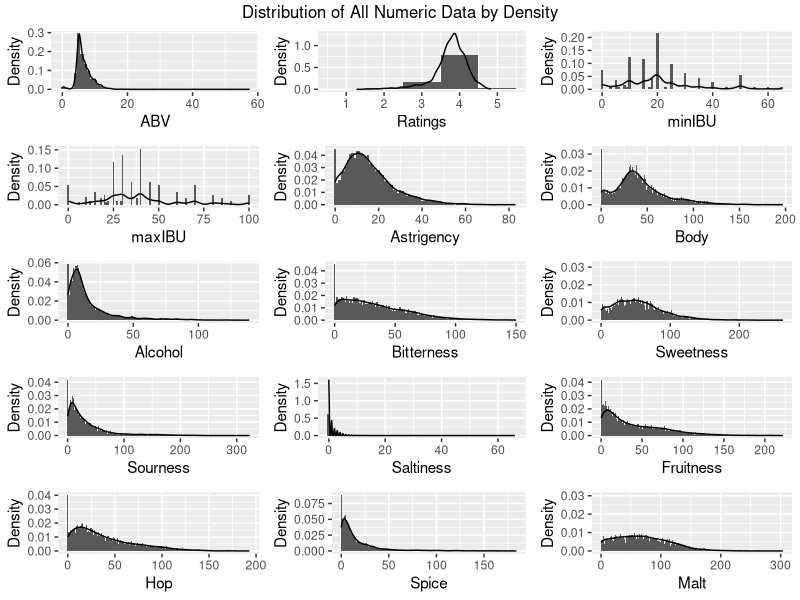
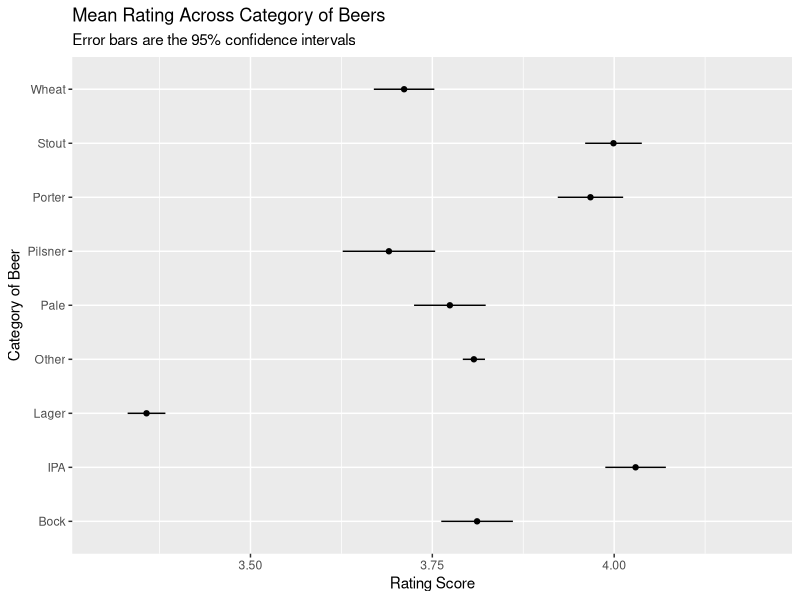
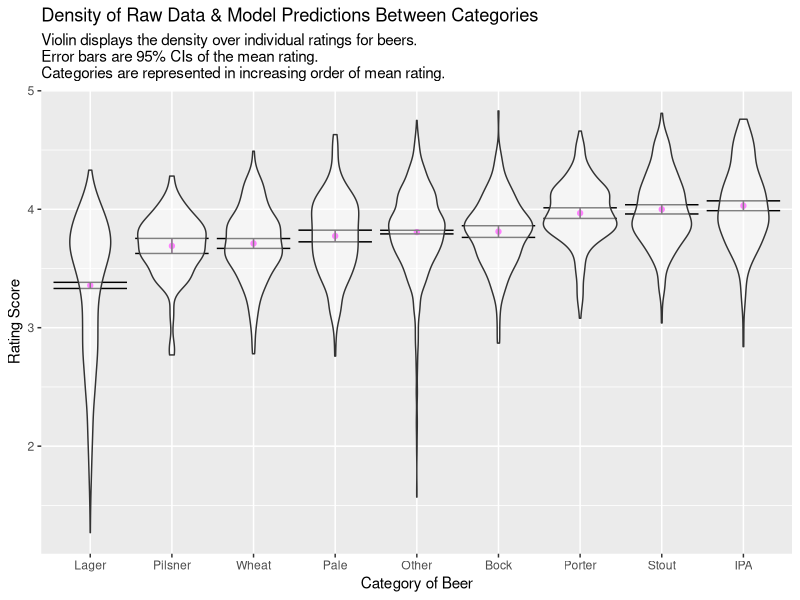
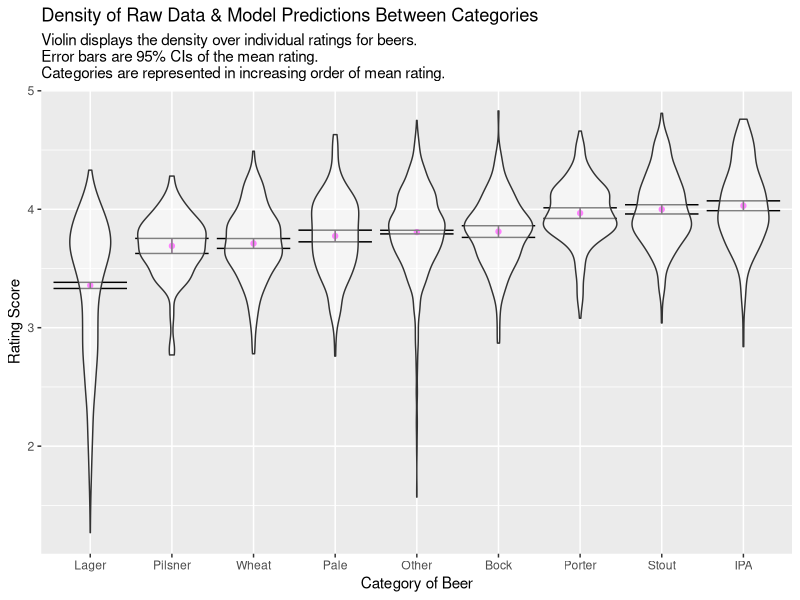
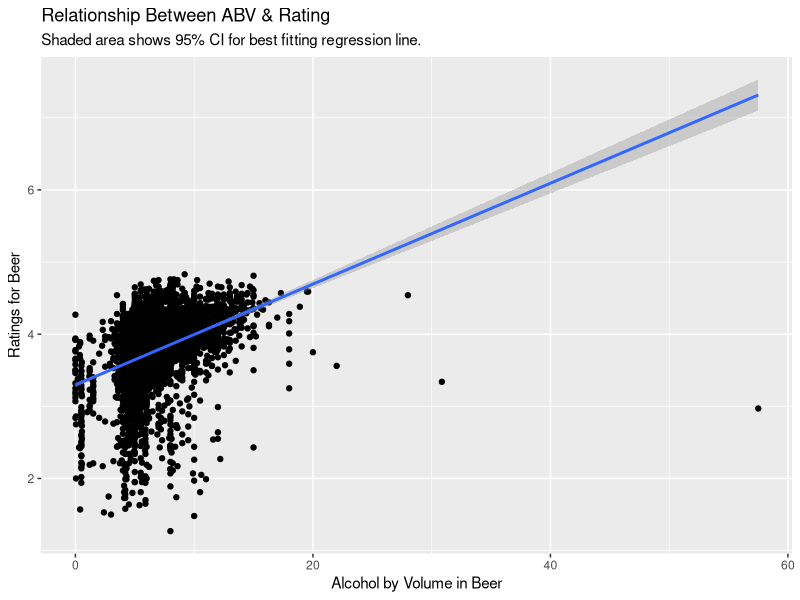
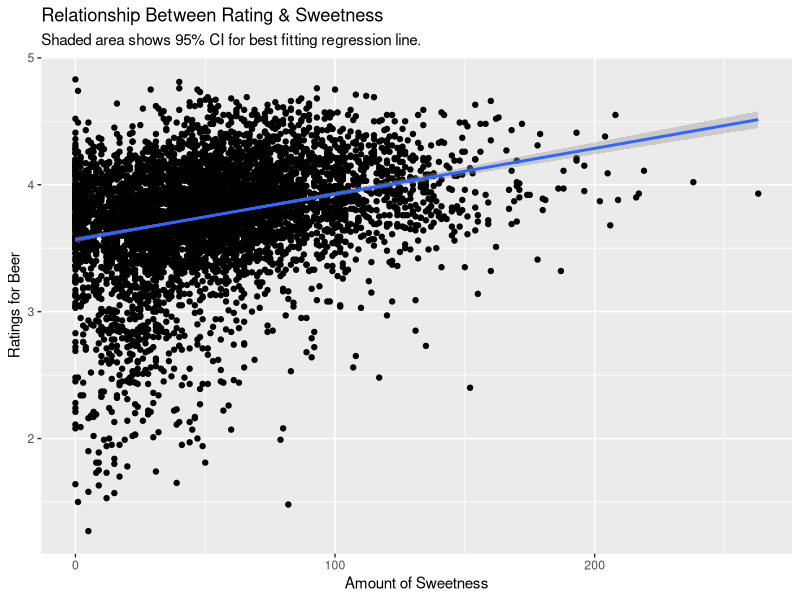
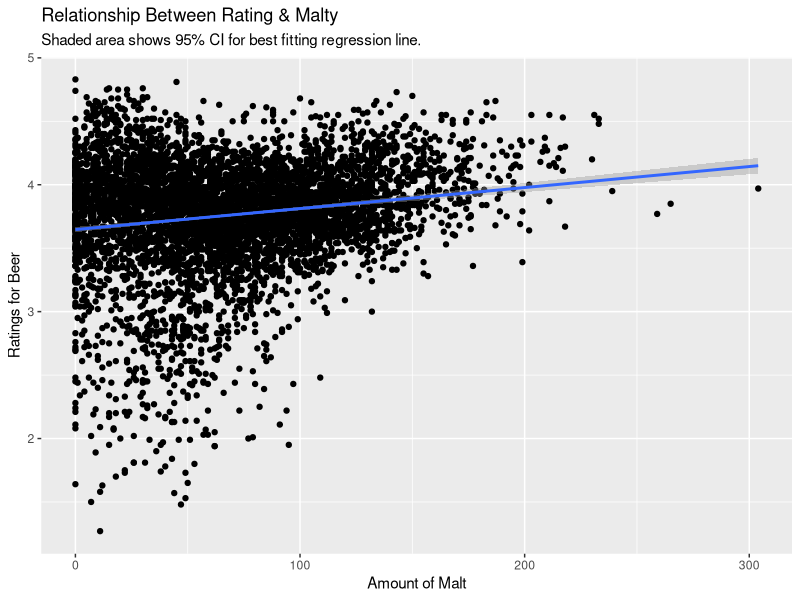
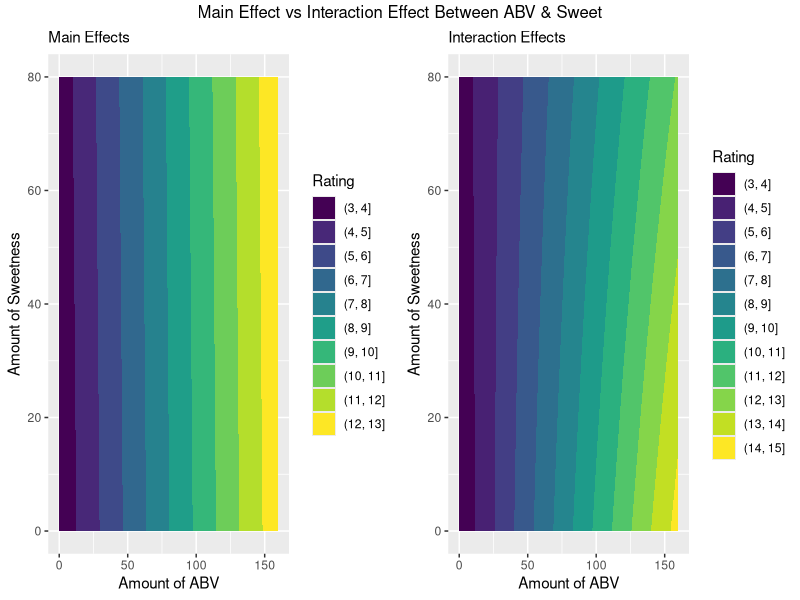

Reproduce these figures in R, in order.
## ---- chunk 1
#loading required packages & libraries
library(tidyverse)
library(dplyr)
library(emmeans)
library(gridExtra)
library(Hmisc)
library(car)
library(psych)
options(width=100)
## ---- chunk 2
#Reading craft beer dataset
craft_beer_data <- read.csv("Craft-Beer_data_set.csv")
#Checking the structure of the data
str(craft_beer_data)
#The datatypes assigned to each variable is in accordance to the data it contains. 

#Checking the summary statistics of the data
summary(craft_beer_data)

#From the summary statistics it is clear that none of the numeric variables contain any missing data, whether outliers exist will only be known by plotting each variable. Eventhough these variables might not be relevant to answer question 2a, omitting records that contain outliers changes the count of the dataset, hence plotting each variable is essential. 

grid.arrange(
#Checking continous/numeric data - plotting each variable 
#ABV
ggplot(craft_beer_data, aes(x=ABV , ..density..)) + geom_histogram(binwidth = 1) + labs(x="ABV", y="Density") + geom_density(),
#rating
ggplot(craft_beer_data, aes(x=rating , ..density..)) + geom_histogram(binwidth = 1) + labs(x="Ratings", y="Density") + geom_density(),
#minIBU
ggplot(craft_beer_data, aes(x=minIBU , ..density..)) + geom_histogram(binwidth = 1) + labs(x="minIBU", y="Density") + geom_density(),
#maxIBU
ggplot(craft_beer_data, aes(x=maxIBU , ..density..)) + geom_histogram(binwidth = 1) + labs(x="maxIBU", y="Density") + geom_density(),
#Astringency
ggplot(craft_beer_data, aes(x=Astringency , ..density..)) + geom_histogram(binwidth = 1) + labs(x="Astrigency", y="Density") + geom_density(),
#Body
ggplot(craft_beer_data, aes(x=Body , ..density..)) + geom_histogram(binwidth = 1) + labs(x="Body", y="Density") + geom_density(),
#Alcohol
ggplot(craft_beer_data, aes(x=Alcohol , ..density..)) + geom_histogram(binwidth = 1) + labs(x="Alcohol", y="Density") + geom_density(),
#Bitter
ggplot(craft_beer_data, aes(x=Bitter , ..density..)) + geom_histogram(binwidth = 1) + labs(x="Bitterness", y="Density") + geom_density(),
#Sweet
ggplot(craft_beer_data, aes(x=Sweet , ..density..)) + geom_histogram(binwidth = 1) + labs(x="Sweetness", y="Density") + geom_density(),
#Sour
ggplot(craft_beer_data, aes(x=Sour , ..density..)) + geom_histogram(binwidth = 1) + labs(x="Sourness", y="Density") + geom_density(),
#Salty
ggplot(craft_beer_data, aes(x=Salty , ..density..)) + geom_histogram(binwidth = 1) + labs(x="Saltiness", y="Density") + geom_density(),
#Fruits
ggplot(craft_beer_data, aes(x=Fruits , ..density..)) + geom_histogram(binwidth = 1) + labs(x="Fruitness", y="Density") + geom_density(),
#Hoppy
ggplot(craft_beer_data, aes(x=Hoppy , ..density..)) + geom_histogram(binwidth = 1) + labs(x="Hop", y="Density") + geom_density(),
#Spices
ggplot(craft_beer_data, aes(x=Spices , ..density..)) + geom_histogram(binwidth = 1) + labs(x="Spice", y="Density") + geom_density(),
#Malty
ggplot(craft_beer_data, aes(x=Malty , ..density..)) + geom_histogram(binwidth = 1) + labs(x="Malt", y="Density") + geom_density(),
ncol = 3, widths = c(3,3,3), 
top = "Distribution of All Numeric Data by Density")

#After plotting the density of each variable,large values much greater than the mean value for each variable were observed. Even though they are very small in number for each variable they cannot be counted as outliers as the density plot for each variable shows us a gradual decline in number of beers that are related to such values - thus it cannot be random incorrect data entry. Also in the context of the objective, a beer for example can have an extremely high value for bitterness/fruitness/sourness, thus none of the large values found can be discarded as outliers. 

#Looking for NA's in categorical data, since numeric data doesn't contain any
craft_beer_data[rowSums(is.na(craft_beer_data)) > 0,]

#Two records have missing names. But since this column isn't used anywhere in the analysis, the column will be retained and the missing names will be replaced with a dummy value that can be updated later. 
craft_beer_data[1804, "Name"] <- "Dummy Name"
craft_beer_data[2151, "Name"] <- "Dummy Name"

#Checking categorical data
count(craft_beer_data, Style)

#The count for each category in Style adds up to the number of records in the data

#Categorizing each record into a beer category
craft_beer_data <- craft_beer_data %>% mutate(beer_category = case_when(grepl("IPA", Style, ignore.case = T) ~ "IPA", grepl("Lager", Style, ignore.case = T) ~ "Lager",grepl("Porter", Style, ignore.case = T) ~ "Porter",grepl("Stout", Style, ignore.case = T) ~ "Stout",grepl("Wheat", Style, ignore.case = T) ~ "Wheat", grepl("Pale",Style, ignore.case = T) ~ "Pale", grepl("Pilsner", Style, ignore.case = T) ~ "Pilsner", grepl("Bock", Style, ignore.case = T) ~ "Bock", TRUE ~ "Other"))

## ---- chunk 3
#Creating a linear model to get the mean rating and CIs for each category
m.rating.by.category <- lm(rating~beer_category, data=craft_beer_data)
summary(m.rating.by.category)

#Except for the Pale & Other categories, every other type of beer significantly predicts the rating since p value for those types is greater than 0.05. 

#Estimating the mean rating and CIs of the mean rating for each beer category present in the model object
( m.rating.by.category.emm <- emmeans(m.rating.by.category,~beer_category)  )

#Plotting the CIs of the mean rating for each category to understand the output of the linear model better

ggplot(summary(m.rating.by.category.emm), aes(x=beer_category, y=emmean, ymin=lower.CL, ymax=upper.CL)) + geom_point() + geom_linerange()  +  ylim(3.3,4.2) + labs(title="Mean Rating Across Category of Beers", subtitle = "Error bars are the 95% confidence intervals", x="Category of Beer", y="Rating Score") + coord_flip() 

#From the above plot it can be inferred that the estimated marginal mean rating for each beer category is significant and accurate, since the CIs for all categories of beer are small and none of them overlap with 0. 
## ---- chunk 4
#Reordering the beer categories in ascending order of their mean rating
category_order <- summary(m.rating.by.category.emm)
category_order <- category_order[order(category_order$emmean),]

category_order$beer_category <- factor(category_order$beer_category, levels=c(category_order$beer_category), labels=c(category_order$beer_category))

craft_beer_data$beer_category <- factor(craft_beer_data$beer_category, levels=c(category_order$beer_category), labels=c(category_order$beer_category))

violin_plot <- ggplot(craft_beer_data, aes(x=beer_category, y=rating)) + geom_point(category_order, mapping =aes(x=beer_category, y=emmean), col ="magenta") + geom_linerange(category_order, mapping = aes(x=beer_category, y=emmean, ymin=lower.CL, ymax=upper.CL), col = "magenta") + geom_errorbar(category_order, mapping = aes(x=beer_category, y=emmean, ymin=lower.CL, ymax=upper.CL)) + geom_violin(mapping = aes(x = beer_category, y = rating, ymin = NULL, ymax = NULL), alpha=0.5) +labs(subtitle="Violin displays the density over individual ratings for beers.\nError bars are 95% CIs of the mean rating. \nCategories are represented in increasing order of mean rating.", y = "Rating Score", x = "Category of Beer", title = "Density of Raw Data & Model Predictions Between Categories") 
print(violin_plot)

## ---- chunk 5
print(violin_plot)
## ---- chunk 6
#Plotting the linear model to observe the relationship between ABV and rating
ggplot(craft_beer_data, aes(y=rating, x=ABV)) + geom_point() + labs(y="Ratings for Beer", x="Alcohol by Volume in Beer", title = "Relationship Between ABV & Rating", subtitle = "Shaded area shows 95% CI for best fitting regression line.") +  geom_smooth(method=lm)

#The above graph shows that their is a positive trend between ABV and rating, where if one goes up the other rises as well. It can also be noticed that very few beers have an ABV value of greater than 20. Thus graph isn't fully clear since the data is not evenly spread, other steps are required to truly observe the relationship between ABV and rating. 

#Finding the correlation and r value between ABV and rating
rcorr(as.matrix(select(craft_beer_data,ABV, rating)))

#As seen in the above correlation matrix, ABV and rating are positively correlated with a r value of 0.4 - indicating that when one increases the other increases as well. ABV accounts for 16% of the variance in rating. Further the p value tells us (p < 0.05) that the relationship between ABV and rating is highly significant. 

#Using linear regression to check if the relationship between ABV and rating is significant in a linear model 
m.rating.by.abv <- lm (rating~ABV, data = craft_beer_data)
#Using NHST approach
summary(m.rating.by.abv)

#The low p value and hight t value once again confirm that the relationship between ABV and rating is significant t(5556) = 32.3, p<0.0001. The beta coefficient (slope) between rating and ABV tells us that it is a positive trend that is for every unit increase in ABV, there is an increase in ratings by 0.07. 

#Using estimation approach
cbind(coefficient=coef(m.rating.by.abv), confint(m.rating.by.abv))
# The estimated value of slope between rating and ABV is 0.07 95% CI [0.070 - 0.074]. In addition to the CI being compact, 0 is not included within the 95% CI [0.070 - 0.074]. Hence we can be confident about our model's estimation. 

## ---- chunk 7
#Plotting the linear model to show the relationship between ratings and sweetness
ggplot(craft_beer_data, aes(y=rating, x=Sweet)) + geom_point() + labs(y="Ratings for Beer", x="Amount of Sweetness", title = "Relationship Between Rating & Sweetness", subtitle = "Shaded area shows 95% CI for best fitting regression line.") +  geom_smooth(method=lm)

#Plotting the linear model to show the relationship between ratings and malt
ggplot(craft_beer_data, aes(y=rating, x=Malty)) + geom_point() + labs(y="Ratings for Beer", x="Amount of Malt", title = "Relationship Between Rating & Malty", subtitle = "Shaded area shows 95% CI for best fitting regression line.") +  geom_smooth(method=lm)

rcorr(as.matrix(select(craft_beer_data, rating, Malty, Sweet)))

#Both the above plots show that there is a positive trend between rating & sweetness and rating & malt. The r value between rating & Sweet (r = 0.29) and rating & Malty (r = 0.17) indicate the same positive trend. We can further also deduce that these trends are significant since the p value between rating & Sweet (p<0.05) and rating & Malty (p<0.05) is less than the threshold. 

#Performing linear regression to see the individual effect of rating & Sweet and rating & Malty 
#Individual effect of Sweet on rating
m.rating.by.sweet <- lm(rating~Sweet, data=craft_beer_data)
summary(m.rating.by.sweet)

#The beta coefficient between rating & Sweet is 0.0035, which indicates a positive trend. This is a significant relationship due to the high t value and small p value observed, t(5556) = 22.69, p<0.0001. 

cbind(coef(m.rating.by.sweet), confint(m.rating.by.sweet))

#For every unit increase in sweetness, ratings significantly increase by 0.0035 95% CI [0.0032 - 0.0039]. As 0 does not lie within the 95% CI we can be confident about the  model's estimate of slope between rating and Sweet. 

#Individual effect of Malty on rating
m.rating.by.malt <- lm(rating~Malty, data=craft_beer_data)
summary(m.rating.by.malt)

#The beta coefficient between rating & Malty is 0.0016, which indicates a positive trend. This is a significant relationship due to the high t value and small p value observed, t(5556) = 12.6, p<0.0001. 

cbind(coef(m.rating.by.malt), confint(m.rating.by.malt))
#For every unit increase in malt, ratings significantly increase by 0.0016 95% CI [0.0013 - 0.0019]. As 0 does not lie within the 95% CI we can be confident about the  model's estimate of slope between rating and Malty. 

#Performing multi regression to see how this trend is impacted when trying to predict ratings while including ABV value and Sweetness or Malt. 

#Combined effect of ABV & Sweet on rating
m.rating.by.abv.sweet <- lm(rating ~ ABV + Sweet, data = craft_beer_data)
summary(m.rating.by.abv.sweet)

#The beta coefficient (slope) between rating & ABV is 0.058, which indicates a positive trend. This is a significant relationship due to the high t value and small p value observed, t(5555) = 25.23, p<0.0001. The slope between rating & Sweet is 0.0019, which also indicates a positive trend. This is also a significant relationship as evidenced by the small p value, t(5555) = 11.81, p<0.0001. 

cbind(coef(m.rating.by.abv.sweet), confint(m.rating.by.abv.sweet))

#When estimating the effect of both ABV and Sweet in the same regression we find that when controlling for other variables, a unit extra of ABV predicts 0.058 95% CI [0.054 - 0.063] extra ratings for beer and a unit increase in sweetness predicts an increase in ratings by 0.0019 95% CI [0.0016 - 0.0022]. We can be confident about our model's estimate as 0 does not lie within either CI. 

#Combined effect of ABV & Malty on rating
m.rating.by.abv.malt <- lm(rating ~ ABV + Malty, data = craft_beer_data)
summary(m.rating.by.abv.malt)

#The beta coefficient (slope) between rating & ABV is 0.066, which indicates a positive trend. This is a significant relationship due to the high t value and small p value observed, t(5555) = 30.48, p<0.0001. The slope between rating & Malty is 0.0009, which also indicates a positive trend. This is also a significant relationship as evidenced by the small p value, t(5555) = 7.66, p<0.0001. 

cbind(coef(m.rating.by.abv.malt), confint(m.rating.by.abv.malt))

#When estimating the effect of both ABV and Malty in the same regression we find that when controlling for other variables, a unit extra of ABV predicts 0.066 95% CI [0.062 - 0.071] extra ratings for beer and a unit increase in malt predicts an increase in ratings by 0.0009 95% CI [0.0007 - 0.0011]. We can be confident about our model's estimate as 0 does not lie within either CI. 

#It can be inferred that when looking into the combined effect of ABV & Malty and ABV & Sweet in the same regression, the estimation of slope between rating & ABV, rating & Malty and rating & Sweet has decreased when compared to their individual effect in the estimation of slope, thus the change in the slope is most likely due to multicollinearity between variables ABV, Sweet and Malty. 

#Checking if multicollineartiy between variables needs action
vif(m.rating.by.abv.malt)
vif(m.rating.by.abv.sweet)

#Multicollinearity is minimal, since the Variance Inflation Factor for variables in both the main models for ABV & Malt and ABV & Sweet are less than 5. 

#Checking to see how this trend changes when including interaction effect between ABV & Sweet and ABV & Malty. 
#Interaction effect between ABV & Sweet
m.rating.by.abv.sweet.intr <- lm(rating ~ ABV * Sweet, data = craft_beer_data)
summary(m.rating.by.abv.sweet.intr)

#When estimating the interaction effect between ABV and Sweet, the beta coefficient for ABV:Sweet shows us that there is a negative interaction between ABV and Sweet when predicting rating. This implies for every unit increase in ABV, there is a unit decrease in the value of Sweet by 0.0002.This is a significant interaction effect as implied by the small p value, t(5554) = -4.10, p<0.0001.  

cbind(coef(m.rating.by.abv.sweet.intr), confint(m.rating.by.abv.sweet.intr))
#The beta coefficient for ABV:Sweet is -0.0002 95% CI [-0.0002 - -0.00010 ]. 

#Interaction effect between ABV & Malty
m.rating.by.abv.malt.intr <- lm(rating ~ ABV * Malty, data = craft_beer_data)
summary(m.rating.by.abv.malt.intr)

#When estimating the interaction effect between ABV and Malty, the beta coefficient for ABV:Malty shows us that there is a positive interaction between ABV and Malty when predicting rating.This is a significant interaction effect as implied by the small p value, t(5554) = 5.049, p<0.0001.  

cbind(coef(m.rating.by.abv.malt.intr), confint(m.rating.by.abv.malt.intr))

#The beta coefficient for ABV:Malty is 0.0002 95% CI [0.00013 - 0.0003]. 

#Since there is an interaction effect between ABV and Malty and ABV and Sweet, using ANOVA to see whether the main model or interaction model for both the relationships should be used to predict rating

#Checking for ABV & Sweet
anova(m.rating.by.abv.sweet, m.rating.by.abv.sweet.intr)
#Adding the interaction effect between ABV and Sweet significantly improves the fit of the model to predict the rating of the beer, F(1,5554) = 16.8, p<0.0001. 

#Checking for ABV and Malty
anova(m.rating.by.abv.malt, m.rating.by.abv.malt.intr)
#Adding the interaction effect between ABV and Malt significantly improves the fit of the model to predict the rating of the beer, F(1,5554) = 25.5, p<0.0001. 

## ---- chunk 8
#Visualizing the main effects and interaction effects for ABV and Sweet - purely for visualization purposes doesn't reflect the data in the dataset

intr.surf.data <- tibble(ABV = unlist(expand.grid(seq(0, 160, 2), seq(0, 80, 0.5))[1]),
                         Sweet = unlist(expand.grid(seq(0, 160, 2), seq(0, 80, 0.5))[2]))

intr.surf.data <- mutate(intr.surf.data,
                         main.hat = predict(m.rating.by.abv.sweet, intr.surf.data),
                         intr.hat = predict(m.rating.by.abv.sweet.intr, intr.surf.data))

surf.main <- ggplot(intr.surf.data, aes(ABV, Sweet)) + geom_contour_filled(aes(z = main.hat)) + labs(subtitle = "Main Effects", x = "Amount of ABV", y = "Amount of Sweetness")  + guides(fill=guide_legend(title="Rating"))
surf.intr <- ggplot(intr.surf.data, aes(ABV, Sweet)) + geom_contour_filled(aes(z = intr.hat)) + labs(subtitle = "Interaction Effects", x = "Amount of ABV", y = "Amount of Sweetness")   + guides(fill=guide_legend(title="Rating"))
grid.arrange(surf.main, surf.intr, nrow = 1, top = "Main Effect vs Interaction Effect Between ABV & Sweet")

#The above plots clearly show the negative interaction effect between ABV and Sweet, indicating that when sweetness is low the increase in ABV will move up the contours and maximize rating, whereas if sweetness is high the increase in ABV will not move up all contours and maximize rating. Also if ABV is low the increase in sweetness will not move up the contours and maximize rating, if ABV is high the increase in sweetness doesn't necessarily guarantee maximum rating. 

#Visualizing the main effects and interaction effects for ABV and Malty - purely for visualization purposes doesn't reflect the data in the dataset

intr.surf.data <- tibble(ABV = unlist(expand.grid(seq(0, 170, 2), seq(0, 120, 2))[1]),
                         Malty = unlist(expand.grid(seq(0, 170, 2), seq(0, 120, 2))[2]))

intr.surf.data <- mutate(intr.surf.data,
                         main.hat = predict(m.rating.by.abv.malt, intr.surf.data),
                         intr.hat = predict(m.rating.by.abv.malt.intr, intr.surf.data))

surf.main <- ggplot(intr.surf.data, aes(ABV, Malty)) + geom_contour_filled(aes(z = main.hat)) + labs(subtitle = "Main Effects", x = "Amount of ABV", y = "Amount of Malt")  + guides(fill=guide_legend(title="Rating"))
surf.intr <- ggplot(intr.surf.data, aes(ABV, Malty)) + geom_contour_filled(aes(z = intr.hat)) + labs(subtitle = "Interaction Effects", x = "Amount of ABV", y = "Amount of Malt")   + guides(fill=guide_legend(title="Rating"))
grid.arrange(surf.main, surf.intr, nrow = 1, top = "Main Effect vs Interaction Effect Between ABV & Malty")

#The above plots clearly show the positive interaction effect between ABV and Malty, indicating that when malt is low the increase in ABV will not move up the contours and maximize rating, whereas if malt is high the increase in ABV will move up all contours and maximize rating. Also if ABV is low the increase in malt will not move up the contours and maximize rating, if ABV is high the increase in malt will guarantee maximum rating. 

#Plotting to see the main vs interaction effect difference for ABV vs Sweet and ABV vs Malt. The plots below are purely for visualization and understanding. Sample values are given for plotting.

colors <- c("With Interaction" = "#0000FF", "Without Interaction" = "#FF0000")
#ABV vs Sweet
sample_craft_beer_data<- tibble(ABV = c(1, 17, 46, 61, 77, 90), Sweet = c(1.4, 4, 18, 120, 170, 200))
p2_abv_sweet <- mutate(sample_craft_beer_data,
       main.hat = predict(m.rating.by.abv.sweet, sample_craft_beer_data),
       intr.hat = predict(m.rating.by.abv.sweet.intr, sample_craft_beer_data)) %>%
  ggplot() + 
  geom_line(aes(Sweet, main.hat, colour = "Without Interaction"), size = 1) +
  geom_line(aes(Sweet, intr.hat, colour = "With Interaction"), size = 1) + 
  labs(y ="Rating", x = "Amount of Sweet", subtitle = "Effect Difference for ABV vs Sweet\nSample ABV values (low to high) given for plot - 1, 17, 46, 61, 77, 90") + 
    scale_color_manual(name = "Legend", values = colors) 

#The above plot shows how that the main model without interaction and the model with interaction are similar as long as ABV rises and sweetness remains low, but as soon as ABV value & sweetness value keeps rising the ratings being predicted by the model with interaction remain the same showing the negative interaction effect between ABV and Sweet. 

#ABV vs Malt
sample_craft_beer_data<- tibble(ABV = c(1, 7, 23, 46, 61, 77), Malty = c(1.4, 31.4, 75.6, 130, 170, 200))
p1_abv_malt <- mutate(sample_craft_beer_data,
       main.hat = predict(m.rating.by.abv.malt, sample_craft_beer_data),
       intr.hat = predict(m.rating.by.abv.malt.intr, sample_craft_beer_data)) %>%
  ggplot() + 
  geom_line(aes(Malty, main.hat, colour = "Without Interaction"), size = 1) +
  geom_line(aes(Malty, intr.hat, colour = "With Interaction"), size = 1) + 
  labs(y ="Rating", x = "Amount of Malt", subtitle = "Effect Difference for ABV vs Malty\nSample ABV values (low to high) given for plot - 1, 7, 23, 46, 61, 77") + 
    scale_color_manual(name = "Legend", values = colors) 

#The above plot tells us that main model (without interaction) steadily rises in rating as malt value and ABV value rise, however the slope of the model with interaction rises more steeply as ABV and malt value rise. Thus showing the positive interaction effect between ABV and Malty. 

grid.arrange(p2_abv_sweet, p1_abv_malt, ncol = 1, top  = "With Interaction vs Without Interaction Difference")

## ---- chunk 9
print(p2_abv_sweet)

print(p1_abv_malt)
